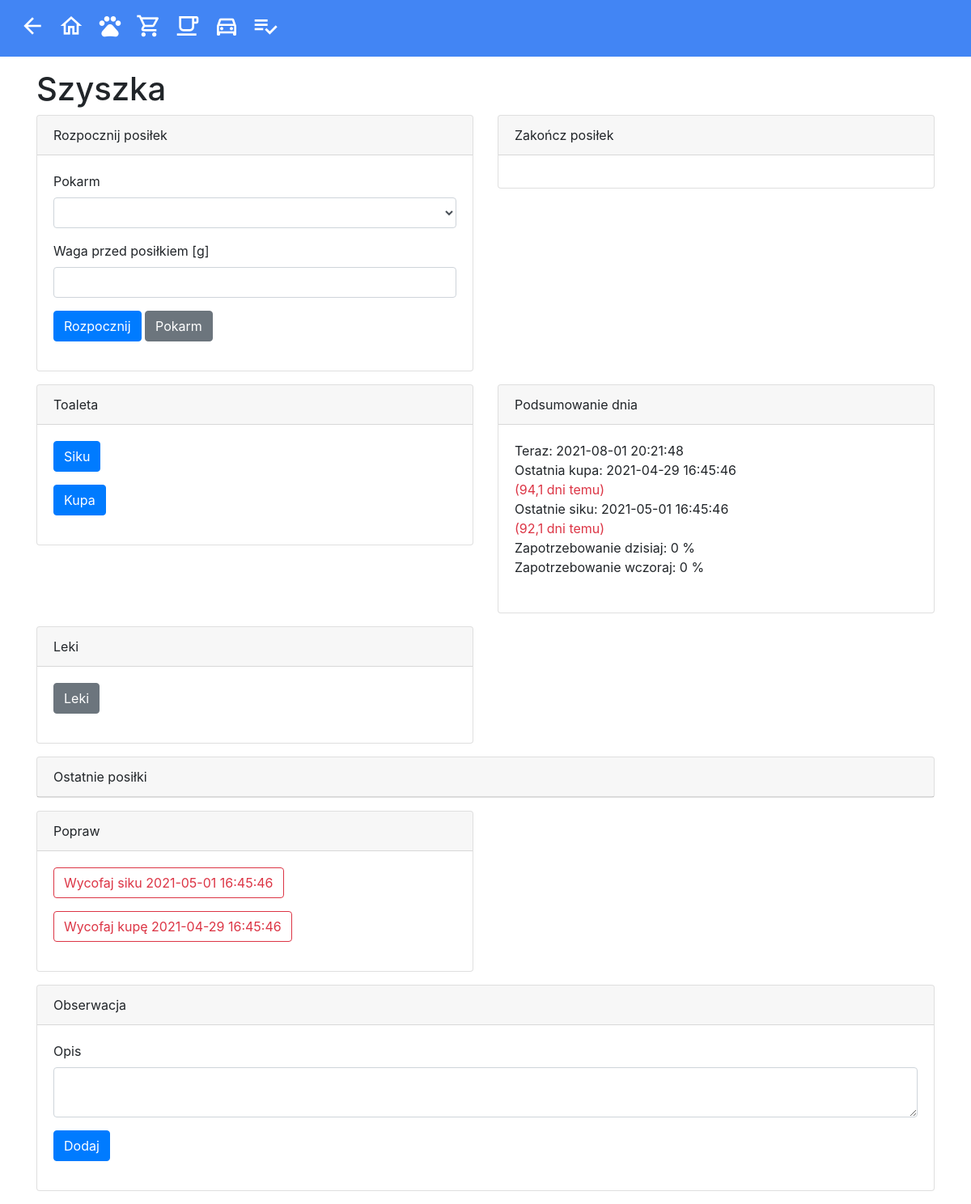
Screenshot of /src/CatFeeding/Views/cat.php?Id=1 with the database file from the repository.
### tables this page shows
create table cats
(
    id   tinyint unsigned not null primary key auto_increment,
    name varchar(50)      not null
);

create table poop
(
    id        smallint unsigned not null primary key auto_increment,
    cat_id    tinyint unsigned  not null,
    foreign key (cat_id) references cats (id),
    timestamp datetime          not null
);

create table pee
(
    id        smallint unsigned not null primary key auto_increment,
    cat_id    tinyint unsigned  not null,
    foreign key (cat_id) references cats (id),
    timestamp datetime          not null
);

### src/Configuration.php (called while the page is built, shortened)
<?php
$hostName = $_SERVER['HTTP_HOST'];
$baseUrl = "http://$hostName/Home";

### src/Shared/Views/ViewUtils.php (called while the page is built, shortened)
<?php
$pdo = newPdo();
function newPdo()
{
    global $dsn, $user, $password;
    $pdo = new PDO($dsn, $user, $password);
    $pdo->query('SET NAMES utf8');
    $pdo->query('SET CHARACTER_SET utf8_unicode_ci');
    return $pdo;
}
function get($query, $params)
{
    global $pdo;
    $statement = $pdo->prepare($query);
    $statement->execute($params);
    return $statement->fetch();
}
function showInt($value)
{
    return number_format($value, 0, ',', ' ');
}
function showDecimal($value, $decimals)
{
    return number_format($value, $decimals, ',', ' ');
}
function showDate($value)
{
    return date('Y-m-d', $value);
}
$now = time();
function now()
{
    global $now;
    return date('Y-m-d H:i:s', $now);
}
function today()
{
    global $now;
    return date('Y-m-d', $now);
}
function baseUrl()
{
    global $baseUrl;
    return $baseUrl;
}

### src/CatFeeding/Views/cat.php (the view, shortened to what this page needs)
<?php
include "../../Shared/Views/View.php";
$catId = intval($_REQUEST['Id']);
$cat = get('SELECT name FROM cats WHERE id = ?', [$catId]);
$catName = $cat['name'];
$yesterday = showDate(strtotime(today() . ' -1 day'));
$lastPoop = get('select p.timestamp,
       timestampdiff(day, p.timestamp, ?) >= 3 as warning,
       timestampdiff(hour, p.timestamp, ?) / 24 as days
from poop p
where p.cat_id = ?
order by p.timestamp desc
limit 1', [now(), now(), $catId]);
$lastPee = get('select p.timestamp,
       timestampdiff(day, p.timestamp, ?) >= 1 as warning,
       timestampdiff(hour, p.timestamp, ?) / 24 as days
from pee p
where p.cat_id = ?
order by p.timestamp desc
limit 1', [now(), now(), $catId]);
$tomorrow = showDate(strtotime(today() . ' +1 day'));
$dailyDemand = get('select sum(meals.meal_weight / meals.daily_demand_weight * 100) as total
from (
         select m.start_weight,
                m.end_weight,
                m.start_weight - m.end_weight as meal_weight,
                (
                    select d.weight
                    from daily_demand d
                    where d.cat_id = m.cat_id
                      and d.food_id = m.food_id
                    order by d.timestamp desc
                    limit 1
                )                             as daily_demand_weight
         from meal m
         where m.cat_id = ?
           and m.start >= ? and m.start < ?
     ) meals', [$catId, today(), $tomorrow]);
$yesterdayDemand = get('select sum(meals.meal_weight / meals.daily_demand_weight * 100) as total
from (
         select m.start_weight,
                m.end_weight,
                m.start_weight - m.end_weight as meal_weight,
                (
                    select d.weight
                    from daily_demand d
                    where d.cat_id = m.cat_id
                      and d.food_id = m.food_id
                    order by d.timestamp desc
                    limit 1
                )                             as daily_demand_weight
         from meal m
         where m.cat_id = ?
           and m.start >= ? and m.start < ?
     ) meals', [$catId, $yesterday, today()]);
?>
    <h1><?= $catName ?></h1>
    <div class="row">
        <div class="col-md-6">
            <div class="card mb-3">
                <div class="card-header">Rozpocznij posiłek</div>
                <div class="card-body">
                    <form action="../UseCases/StartMealUseCase.php" method="post">
                        <div class="form-group">
                            <label for="MealFoodId">Pokarm</label>
                            <select class="form-control" id="MealFoodId" name="FoodId">
                            </select>
                        </div>
                        <div class="form-group">
                            <label for="MealWeight">Waga przed posiłkiem [g]</label>
                            <input id="MealWeight" name="Weight" class="form-control" type="number" step="1" min="2"
                                   max="500" required/>
                        </div>
                        <div class="form-group">
                            <button class="btn btn-primary">Rozpocznij</button>
                            <a class="btn btn-secondary" href="food.php?Id=<?= $catId ?>">Pokarm</a>
                        </div>
                    </form>
                </div>
            </div>
        </div>
        <div class="col-md-6">
            <div class="card mb-3">
                <div class="card-header">Zakończ posiłek</div>
                <div class="card-body">
                </div>
            </div>
        </div>
    </div>
    <div class="row">
        <div class="col-md-6">
            <div class="card mb-3">
                <div class="card-header">Toaleta</div>
                <div class="card-body">
                    <form action="../UseCases/AddPeeUseCase.php" method="post">
                        <div class="form-group">
                            <button type="submit" class="btn btn-primary">Siku</button>
                        </div>
                    </form>
                    <form action="../UseCases/AddPoopUseCase.php" method="post">
                        <div class="form-group">
                            <button type="submit" class="btn btn-primary">Kupa</button>
                        </div>
                    </form>
                </div>
            </div>
        </div>
        <div class="col-md-6">
            <div class="card mb-3">
                <div class="card-header">Podsumowanie dnia</div>
                <div class="card-body">
                    Teraz: <?= now() ?><br/>
                    Ostatnia kupa:
                    <?= $lastPoop['timestamp'] ?><br/>
                    <span class="<?= $lastPoop['warning'] == 1 ? 'text-danger' : 'text-info' ?>">(<?= showDecimal($lastPoop['days'], 1) ?> dni temu)</span>
                    <br/>
                    Ostatnie siku: <?= $lastPee['timestamp'] ?><br/>
                    <span class="<?= $lastPee['warning'] == 1 ? 'text-danger' : 'text-info' ?>"> (<?= showDecimal($lastPee['days'], 1) ?> dni temu)</span>
                    <br/>
                    Zapotrzebowanie dzisiaj: <?= showInt($dailyDemand['total']); ?> %<br/>
                    Zapotrzebowanie wczoraj: <?= showInt($yesterdayDemand['total']); ?> %<br/>
                    <br/>
                </div>
            </div>
        </div>
    </div>
    <div class="row">
        <div class="col-md-6">
            <div class="card mb-3">
                <div class="card-header">Leki</div>
                <div class="card-body">
                    <div class="form-group">
                        <a href="medicine.php?Id=<?= $catId ?>" class="btn btn-secondary">Leki</a>
                    </div>
                </div>
            </div>
        </div>
    </div>
    <div class="card mb-3">
        <div class="card-header">Ostatnie posiłki</div>
    </div>
    <div class="row">
        <div class="col-md-6">
            <div class="card mb-3">
                <div class="card-header">Popraw</div>
                <div class="card-body">
                    <form action="../UseCases/RevertPeeUseCase.php" method="post">
                        <button type="submit" class="btn btn-outline-danger mb-3">
                            Wycofaj siku <?= $lastPee['timestamp'] ?></button>
                    </form>
                    <form action="../UseCases/RevertPoopUseCase.php" method="post">
                        <button type="submit" class="btn btn-outline-danger mb-3">
                            Wycofaj kupę <?= $lastPoop['timestamp'] ?></button>
                    </form>
                </div>
            </div>
        </div>
    </div>
    <div class="card mb-3">
        <div class="card-header">Obserwacja</div>
        <div class="card-body">
            <form action="../UseCases/AddObservationUseCase.php" method="post">
                <div class="form-group">
                    <label for="ObservationNotes">Opis</label>
                    <textarea id="ObservationNotes" name="Notes" class="form-control" required minlength="5"
                              maxlength="250"></textarea>
                </div>
                <div class="form-group">
                    <button type="submit" class="btn btn-primary">Dodaj</button>
                </div>
            </form>
        </div>
    </div>
<?php
include '../../Shared/Views/Footer.php';

### src/Shared/Views/View.php (shortened to what this page needs)
<?php
include __DIR__ . '/../../Configuration.php';
include __DIR__ . '/ViewUtils.php';
?>
<!DOCTYPE html>
<html lang="pl">
<head>
    <link rel="stylesheet" href="<?= baseUrl() ?>/src/Shared/Views/jquery-ui.min.css">
    <link rel="stylesheet" href="<?= baseUrl() ?>/src/Shared/Views/bootstrap.min.css">
    <link rel="stylesheet" href="<?= baseUrl() ?>/src/Shared/Views/Chart.min.css">
    <link href="<?= baseUrl() ?>/src/Shared/Views/material-icons.css" rel="stylesheet">
    <link href="<?= baseUrl() ?>/src/Shared/Views/theme.css" rel="stylesheet">
</head>
<body>
<nav class="navbar navbar-expand navbar-light bg-light mb-3">
    <div class="collapse navbar-collapse" id="navbarSupportedContent">
        <ul class="navbar-nav mr-auto">
            <li class="nav-item">
                <a class="nav-link" title="Wstecz"
                   href="<?= isset($_SERVER['HTTP_REFERER']) ? $_SERVER['HTTP_REFERER'] : baseUrl() ?>"><i
                            class="material-icons-outlined">arrow_back</i></a>
            </li>
            <li class="nav-item">
                <a class="nav-link" title="Dom" href="<?= baseUrl() ?>/index.php"><i
                            class="material-icons-outlined">home</i></a>
            </li>
            <li class="nav-item">
                <a class="nav-link" title="Szyszka" href="<?= baseUrl() ?>/src/CatFeeding/Views/cat.php?Id=1"><i
                            class="material-icons-outlined">pets</i></a>
            </li>
            <li class="nav-item">
                <a class="nav-link" title="Zakupy" href="<?= baseUrl() ?>/src/Shopping/Views/expenses.php"><i
                            class="material-icons-outlined">local_grocery_store</i></a>
            </li>
            <li class="nav-item">
                <a class="nav-link" title="Kawa" href="<?= baseUrl() ?>/src/Coffee/Views/coffee.php"><i
                            class="material-icons-outlined">local_cafe</i></a>
            </li>
            <li class="nav-item">
                <a class="nav-link" title="Golf" href="<?= baseUrl() ?>/src/CarMaintenance/Views/car.php?Id=1"><i
                            class="material-icons-outlined">directions_car</i></a>
            </li>
            <li class="nav-item">
                <a class="nav-link" title="Zadania Łukasz"
                   href="<?= baseUrl() ?>/src/ToDo/Views/edit.php?name=Łukasz"><i
                            class="material-icons-outlined">playlist_add_check</i></a>
            </li>
        </ul>
    </div>
</nav>
<div class="container">

### src/Shared/Views/Footer.php (shortened to what this page needs)
<?php
include_once __DIR__ . '/View.php';
?>
<?php
echo '</div>
</body>
</html>';

### src/Shared/Views/theme.css (style rules this page uses)
.navbar { background-color: #4285f4 !important; }
.nav-link { color: white !important; }

### rows the page displays
cats: name "Szyszka"
poop: timestamp "2021-04-29 16:45:46"
pee: timestamp "2021-05-01 16:45:46"

### other values shown
showDecimal($lastPoop['days'], 1) "94,1"
showDecimal($lastPee['days'], 1) "92,1"
showInt($dailyDemand['total']) "0"
showInt($yesterdayDemand['total']) "0"
